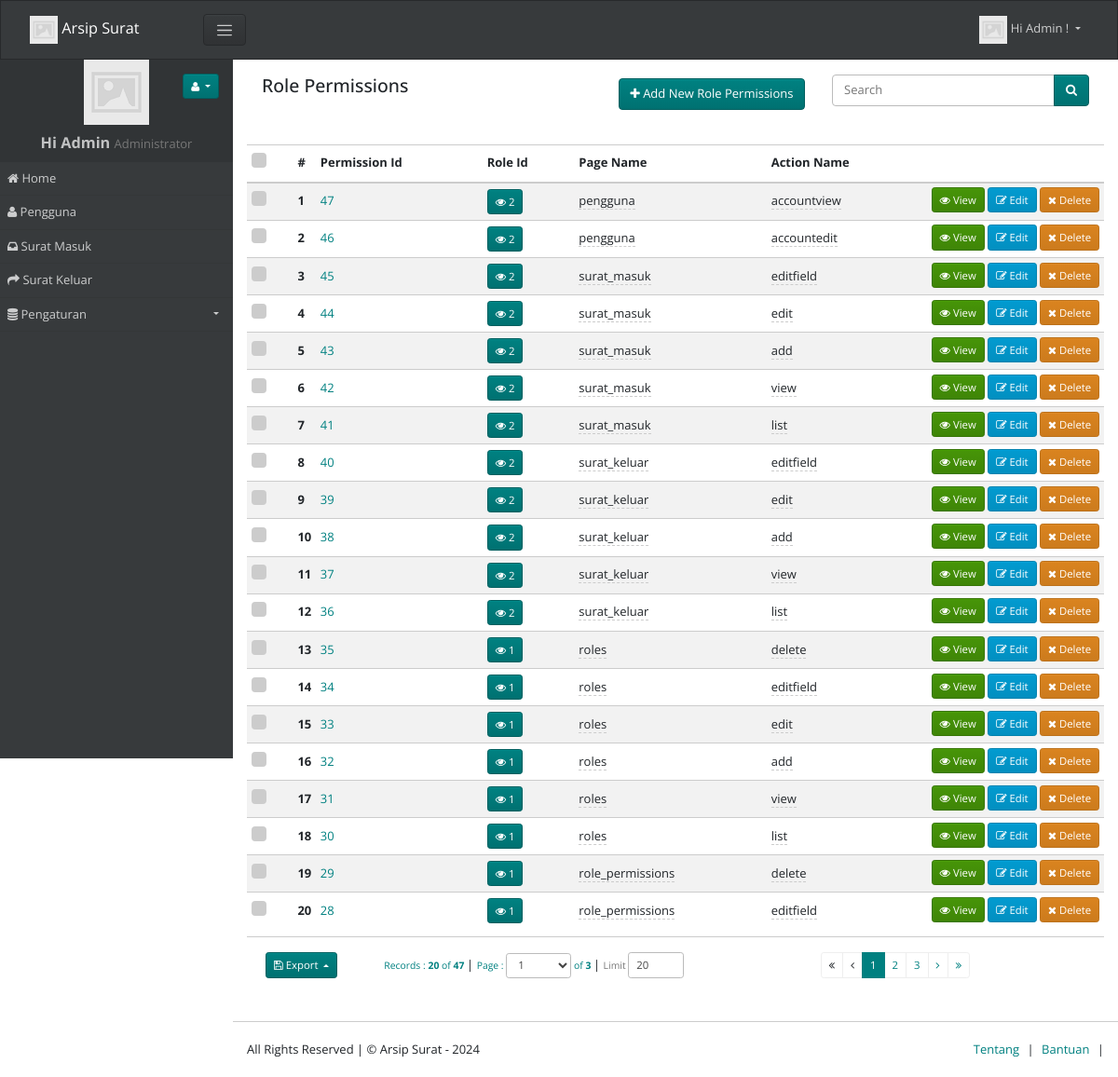
Screenshot of /role_permissions (signed in) with the database file from the repository.
### tables this page shows
CREATE TABLE `role_permissions` (
  `permission_id` int(11) NOT NULL,
  `role_id` int(11) NOT NULL,
  `page_name` varchar(255) NOT NULL,
  `action_name` varchar(255) NOT NULL
);

### app/views/partials/role_permissions/list.php (the view, shortened to what the rows shown need)
<?php
$can_edit = ACL::is_allowed("role_permissions/edit");
$can_view = ACL::is_allowed("role_permissions/view");
$can_delete = ACL::is_allowed("role_permissions/delete");
?>
<?php
$page_element_id = "list-page-" . random_str();
$current_page = $this->set_current_page_link();
$view_data = $this->view_data;
$records = $view_data->records;
?>
<section class="page" id="<?php echo $page_element_id; ?>" data-page-type="list"  data-display-type="table" data-page-url="<?php print_link($current_page); ?>">
        <div  class="">
            <div class="container-fluid">
                <div class="row ">
                    <div class="col-md-12 comp-grid">
                        <div  class=" animated fadeIn page-content">
                            <div id="role_permissions-list-records">
                                <div id="page-report-body" class="table-responsive">
                                    <table class="table  table-striped table-sm text-left">
                                        <thead class="table-header bg-light">
                                            <tr>
                                                <?php if($can_delete){ ?>
                                                <th class="td-checkbox">
                                                    <label class="custom-control custom-checkbox custom-control-inline">
                                                    </label>
                                                </th>
                                                <?php } ?>
                                                <th class="td-sno">#</th>
                                                <th  class="td-permission_id"> Permission Id</th>
                                                <th  class="td-role_id"> Role Id</th>
                                                <th  class="td-page_name"> Page Name</th>
                                                <th  class="td-action_name"> Action Name</th>
                                                <th class="td-btn"></th>
                                            </tr>
                                        </thead>
                                        <?php
                                        if(!empty($records)){
                                        ?>
                                        <tbody class="page-data" id="page-data-<?php echo $page_element_id; ?>">
                                            <?php
                                            $counter = 0;
                                            foreach($records as $data){
                                            $rec_id = (!empty($data['permission_id']) ? urlencode($data['permission_id']) : null);
                                            $counter++;
                                            ?>
                                            <tr>
                                                <?php if($can_delete){ ?>
                                                <th class=" td-checkbox">
                                                    <label class="custom-control custom-checkbox custom-control-inline">
                                                        </label>
                                                    </th>
                                                    <?php } ?>
                                                    <th class="td-sno"><?php echo $counter; ?></th>
                                                    <td class="td-permission_id"><a href="<?php print_link("role_permissions/view/$data[permission_id]") ?>"><?php echo $data['permission_id']; ?></a></td>
                                                    <td class="td-role_id">
                                                        <a size="sm" class="btn btn-sm btn-primary page-modal" href="<?php print_link("roles/view/" . urlencode($data['role_id'])) ?>">
                                                            <i class="fa fa-eye"></i> <?php echo $data['role_id'] ?>
                                                        </a>
                                                    </td>
                                                    <td class="td-page_name">
                                                        <span <?php if($can_edit){ ?> data-value="<?php echo $data['page_name']; ?>"
                                                            data-pk="<?php echo $data['permission_id'] ?>"
                                                            data-url="<?php print_link("role_permissions/editfield/" . urlencode($data['permission_id'])); ?>"
                                                            data-name="page_name"
                                                            data-title="Enter Page Name"
                                                            data-placement="left"
                                                            data-toggle="click"
                                                            data-type="text"
                                                            data-mode="popover"
                                                            data-showbuttons="left"
                                                            class="is-editable" <?php } ?>>
                                                            <?php echo $data['page_name']; ?>
                                                        </span>
                                                    </td>
                                                    <td class="td-action_name">
                                                        <span <?php if($can_edit){ ?> data-value="<?php echo $data['action_name']; ?>"
                                                            data-pk="<?php echo $data['permission_id'] ?>"
                                                            data-url="<?php print_link("role_permissions/editfield/" . urlencode($data['permission_id'])); ?>"
                                                            data-name="action_name"
                                                            data-title="Enter Action Name"
                                                            data-placement="left"
                                                            data-toggle="click"
                                                            data-type="text"
                                                            data-mode="popover"
                                                            data-showbuttons="left"
                                                            class="is-editable" <?php } ?>>
                                                            <?php echo $data['action_name']; ?>
                                                        </span>
                                                    </td>
                                                    <th class="td-btn">
                                                        <?php if($can_view){ ?>
                                                        <a class="btn btn-sm btn-success has-tooltip" title="View Record" href="<?php print_link("role_permissions/view/$rec_id"); ?>">
                                                            <i class="fa fa-eye"></i> View
                                                        </a>
                                                        <?php } ?>
                                                        <?php if($can_edit){ ?>
                                                        <a class="btn btn-sm btn-info has-tooltip" title="Edit This Record" href="<?php print_link("role_permissions/edit/$rec_id"); ?>">
                                                            <i class="fa fa-edit"></i> Edit
                                                        </a>
                                                        <?php } ?>
                                                        <?php if($can_delete){ ?>
                                                        <a class="btn btn-sm btn-danger has-tooltip record-delete-btn" title="Delete this record" href="" data-prompt-msg="Are you sure you want to delete this record?" data-display-style="modal">
                                                            <i class="fa fa-times"></i>
                                                            Delete
                                                        </a>
                                                        <?php } ?>
                                                    </th>
                                                </tr>
                                                <?php
                                                }
                                                ?>
                                            </tbody>
                                            <?php
                                            }
                                            ?>
                                        </table>
                                    </div>
                                                    </div>
                                                </div>
                                            </div>
                                        </div>
                                    </div>
                                </div>
                            </section>

### rows the page displays
role_permissions: permission_id "47", role "2", page_name "pengguna", action_name "accountview"
role_permissions: permission_id "46", role "2", page_name "pengguna", action_name "accountedit"
role_permissions: permission_id "45", role "2", page_name "surat_masuk", action_name "editfield"
role_permissions: permission_id "44", role "2", page_name "surat_masuk", action_name "edit"
role_permissions: permission_id "43", role "2", page_name "surat_masuk", action_name "add"
role_permissions: permission_id "42", role "2", page_name "surat_masuk", action_name "view"
role_permissions: permission_id "41", role "2", page_name "surat_masuk", action_name "list"
role_permissions: permission_id "40", role "2", page_name "surat_keluar", action_name "editfield"
role_permissions: permission_id "39", role "2", page_name "surat_keluar", action_name "edit"
role_permissions: permission_id "38", role "2", page_name "surat_keluar", action_name "add"
role_permissions: permission_id "37", role "2", page_name "surat_keluar", action_name "view"
role_permissions: permission_id "36", role "2", page_name "surat_keluar", action_name "list"
role_permissions: permission_id "35", role "1", page_name "roles", action_name "delete"
role_permissions: permission_id "34", role "1", page_name "roles", action_name "editfield"
role_permissions: permission_id "33", role "1", page_name "roles", action_name "edit"
role_permissions: permission_id "32", role "1", page_name "roles", action_name "add"
role_permissions: permission_id "31", role "1", page_name "roles", action_name "view"
role_permissions: permission_id "30", role "1", page_name "roles", action_name "list"
role_permissions: permission_id "29", role "1", page_name "role_permissions", action_name "delete"
role_permissions: permission_id "28", role "1", page_name "role_permissions", action_name "editfield"

### other values shown
SITE_NAME "Arsip Surat"
USER_NAME "Admin"
ACL::$user_role "Administrator"
$menuobj['label'] "Home"
$menuobj['label'] "Pengguna"
$menuobj['label'] "Surat Masuk"
$menuobj['label'] "Surat Keluar"
$menuobj['label'] "Pengaturan"
$record_position "20"
$this->total_records "47"
$numofpages "3"
form field limit_start "1"
